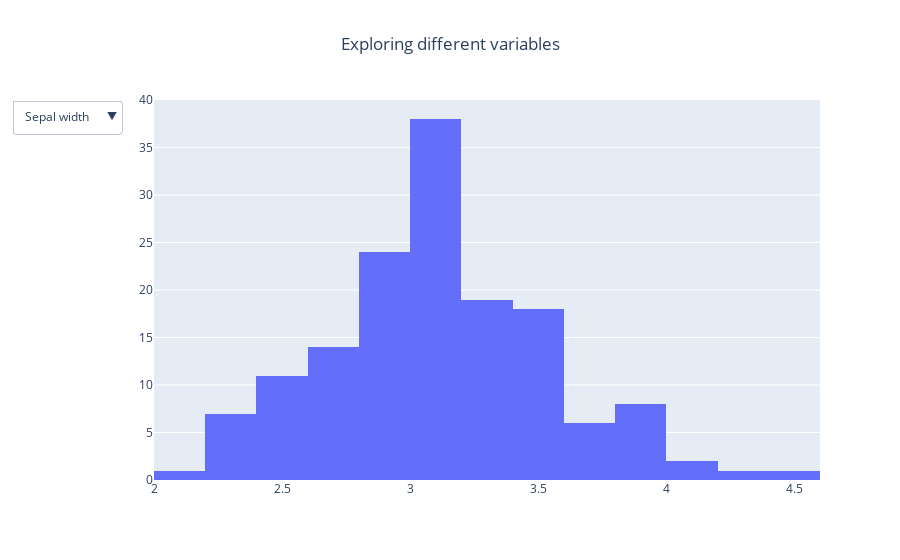

The code cell stored with this chart in its notebook:
### Code cell
# Example of how to allow the selection of a type of a variable
fig = go.Figure()

fig.add_trace(
    go.Histogram(
        x = df['sepal_width']))

fig.add_trace(
    go.Histogram(
        x = df['sepal_length'],
        visible = False))

fig.add_trace(
    go.Histogram(
        x = df['petal_width'],
        visible = False))

fig.add_trace(
    go.Histogram(
        x = df['petal_length'],
        visible = False))


fig.update_layout(
        title = go.layout.Title(text = "Exploring different variables", x = 0.5),
        showlegend = False)

fig.update_layout(
    updatemenus = [go.layout.Updatemenu(
        active = 0,
        buttons = [
                    go.layout.updatemenu.Button(
                        label = "Sepal width",
                        method = "update",
                        args = [{"visible" : [True, False, False, False]}]),
                    go.layout.updatemenu.Button(
                            label = "Sepal length",
                            method = "update",
                            args = [{"visible" : [False, True, False, False]}]),
                    go.layout.updatemenu.Button(
                            label = "Petal width",
                            method = "update",
                            args = [{"visible" : [False, False, True, False]}]),
                    go.layout.updatemenu.Button(
                            label = "Petal length",
                            method = "update",
                            args = [{"visible" : [False, False, False, True]}])
                ]
    )]
)

### Figure 1 — Plotly figure (JSON) as saved in the notebook; plotly's stock layout.template omitted (floating-point values rounded to 4 significant figures; data arrays with more than 128 entries replaced by an {"elided": "..."} marker saying what was removed)
{"data": [{"type": "histogram", "x": {"elided": "150 float values"}}, {"type": "histogram", "visible": false, "x": {"elided": "150 float values"}}, {"type": "histogram", "visible": false, "x": {"elided": "150 float values"}}, {"type": "histogram", "visible": false, "x": {"elided": "150 float values"}}], "layout": {"showlegend": false, "title": {"text": "Exploring different variables", "x": 0.5}, "updatemenus": [{"active": 0, "buttons": [{"args": [{"visible": [true, false, false, false]}], "label": "Sepal width", "method": "update"}, {"args": [{"visible": [false, true, false, false]}], "label": "Sepal length", "method": "update"}, {"args": [{"visible": [false, false, true, false]}], "label": "Petal width", "method": "update"}, {"args": [{"visible": [false, false, false, true]}], "label": "Petal length", "method": "update"}]}]}}
